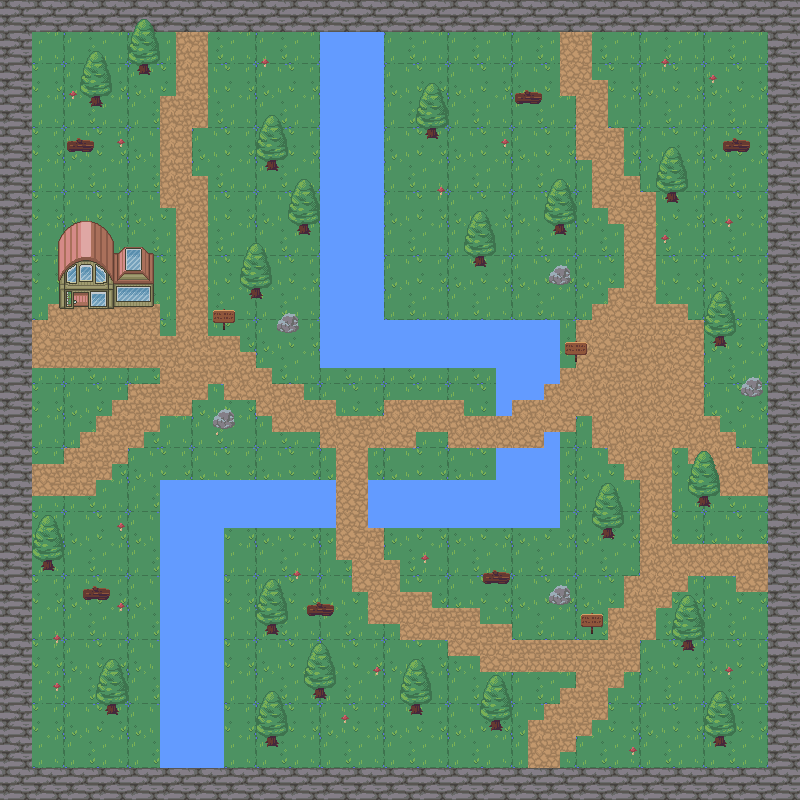

This game map was drawn from its Tiled (.tmx) file and the tilesets committed beside it. A one-line description and the trimmed map source follow:
An orthogonal 50x50 tile map with 16x16 px tiles, 6 tile layers (background, walls, water, path, ...), 2 tilesets and 53 objects (48x collision, player, collsion, enter_house, enter_house_exit).

<map version="1.5" tiledversion="1.7.2" orientation="orthogonal" renderorder="right-down" width="50" height="50" tilewidth="16" tileheight="16" infinite="0" nextlayerid="8" nextobjectid="63">
 <tileset firstgid="1" source="nature.tsx" />
 <tileset firstgid="721" source="house.tsx" />
 <layer id="1" name="background" width="50" height="50">
  <data>[2500 cells, 2500 non-empty, 16 distinct tile ids]</data>
 </layer>
 <layer id="2" name="walls" width="50" height="50">
  <data>[2500 cells, 384 non-empty, 4 distinct tile ids]</data>
 </layer>
 <layer id="3" name="water" width="50" height="50">
  <data>[2500 cells, 280 non-empty, 4 distinct tile ids]</data>
 </layer>
 <layer id="4" name="path" width="50" height="50">
  <data>[2500 cells, 426 non-empty, 4 distinct tile ids]</data>
 </layer>
 <layer id="6" name="decorations" width="50" height="50">
  <data>[2500 cells, 263 non-empty, 22 distinct tile ids]</data>
 </layer>
 <layer id="7" name="house" width="50" height="50">
  <data>[2500 cells, 49 non-empty, 49 distinct tile ids]</data>
 </layer>
 <objectgroup id="5" name="Objects">
  <object id="1" name="player" x="192" y="350">
   <point />
  </object>
  <object id="2" type="collision" x="1" y="0" width="800" height="31" />
  <object id="4" type="collision" x="770" y="33" width="30" height="765" />
  <object id="5" type="collision" x="1" y="768" width="766" height="32" />
  <object id="6" type="collision" x="1" y="31" width="29" height="736" />
  <object id="7" type="collision" x="320" y="30" width="63" height="336" />
  <object id="8" type="collsion" x="382" y="320" width="177" height="48" />
  <object id="9" type="collision" x="496.25" y="368" width="63.5" height="15.75" />
  <object id="10" type="collision" x="495.75" y="383.25" width="48.25" height="16.75" />
  <object id="11" type="collision" x="495.5" y="400.25" width="16.5" height="15.75" />
  <object id="12" type="collision" x="544" y="431.75" width="15.75" height="16" />
  <object id="13" type="collision" x="496.25" y="447.5" width="63.25" height="80.25" />
  <object id="15" type="collision" x="367.75" y="480" width="128.25" height="47.5" />
  <object id="16" type="collision" x="159.75" y="480.5" width="176.25" height="47.5" />
  <object id="17" type="collision" x="160" y="528.5" width="63.5" height="239" />
  <object id="18" type="collision" x="139.091" y="64" width="10.3636" height="10.9091" />
  <object id="20" type="collision" x="90.7273" y="95.2727" width="10.3636" height="11.2727" />
  <object id="21" type="collision" x="66.9091" y="147.818" width="26.7273" height="3.63636" />
  <object id="22" type="collision" x="42.9091" y="560.545" width="10.1818" height="9.27273" />
  <object id="23" type="collision" x="82.9091" y="595.636" width="26.1818" height="4.90909" />
  <object id="24" type="collision" x="107.091" y="704.364" width="10" height="10" />
  <object id="25" type="collision" x="267.273" y="736.364" width="9.63636" height="10.1818" />
  <object id="26" type="collision" x="315.091" y="688" width="10.1818" height="10.1818" />
  <object id="28" type="collision" x="411.091" y="704.545" width="9.81818" height="9.45455" />
  <object id="29" type="collision" x="491.455" y="720.182" width="9.45455" height="9.81818" />
  <object id="30" type="collision" x="714.909" y="736" width="9.81818" height="10.3636" />
  <object id="31" type="collision" x="683.091" y="640.727" width="9.27273" height="9.09091" />
  <object id="32" type="collision" x="698.364" y="496.545" width="10" height="10" />
  <object id="34" type="collision" x="740.909" y="384.909" width="22" height="12.3636" />
  <object id="35" x="714.909" y="336.182" width="9.81818" height="10.7273" />
  <object id="36" type="collision" x="666.727" y="192.182" width="10" height="10" />
  <object id="37" type="collision" x="723.091" y="146" width="26.9091" height="6.36364" />
  <object id="38" type="collision" x="514.909" y="97.8182" width="26" height="6.18182" />
  <object id="39" type="collision" x="426.909" y="128.909" width="10.1818" height="9.45455" />
  <object id="40" type="collision" x="475.455" y="256.909" width="9.09091" height="9.45455" />
  <object id="41" type="collision" x="555.091" y="224.364" width="9.45455" height="9.45455" />
  <object id="42" type="collision" x="548.909" y="272.909" width="22.7273" height="11.6364" />
  <object id="43" type="collision" x="277" y="320.625" width="22.125" height="12.375" />
  <object id="45" type="collision" x="251.125" y="287.875" width="10.375" height="10.25" />
  <object id="46" type="collision" x="299" y="225" width="10.125" height="8.875" />
  <object id="47" type="collision" x="266.5" y="160.375" width="10.25" height="10.125" />
  <object id="48" type="collision" x="212" y="415.455" width="23.0909" height="12.9091" />
  <object id="49" type="collision" x="266.667" y="625" width="10" height="9.66667" />
  <object id="50" type="collision" x="306.333" y="608.333" width="28.6667" height="8.66667" />
  <object id="51" type="collision" x="482.909" y="578.364" width="25.8182" height="5.81818" />
  <object id="53" type="collision" x="548.727" y="593.818" width="22.3636" height="10.7273" />
  <object id="54" type="collision" x="212.909" y="322.455" width="21.8182" height="7.54545" />
  <object id="55" type="collision" x="564.909" y="354.273" width="21.1818" height="7.45455" />
  <object id="56" type="collision" x="580.75" y="626.875" width="21.875" height="7.375" />
  <object id="57" type="collision" x="602.364" y="528" width="10.7273" height="10.3636" />
  <object id="59" type="collision" x="59" y="284" width="94.25" height="23" />
  <object id="60" name="enter_house" x="72.75" y="292.25" width="16.25" height="21.75" />
  <object id="61" name="enter_house_exit" x="80.5" y="324.75">
   <point />
  </object>
 </objectgroup>
</map>
